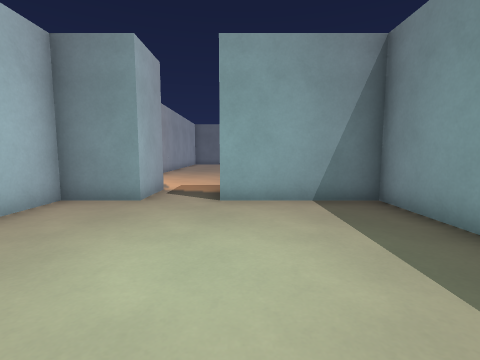
View 1 (above)

16 first-person views from a walk through a Godot game level. The camera is 1.2 m above the floor, tilts 6° down and sees 85° across. The floor is counted in squares, 1 m on a side. Each view is taken from the middle of a square. On the plan, view 1 faces up. The plan holds only what a view shows up to about 12 squares ahead; the rest is blank. The place goes on beyond the plan. Surface patterns are stand-ins for the level's own textures.

View 2
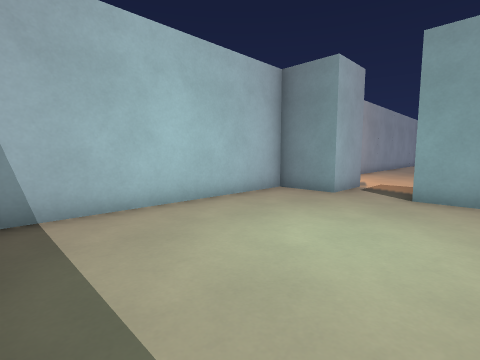

View 3
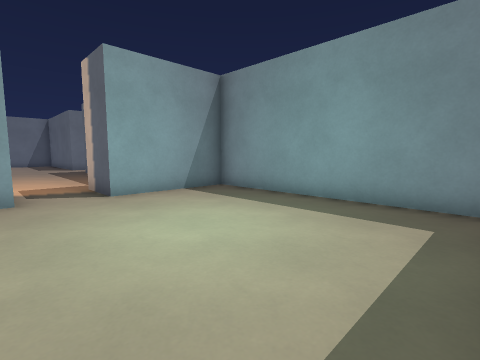

View 4
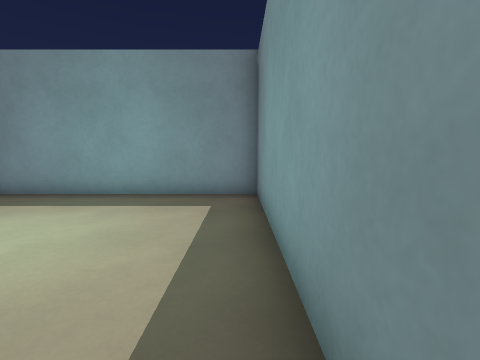

View 5
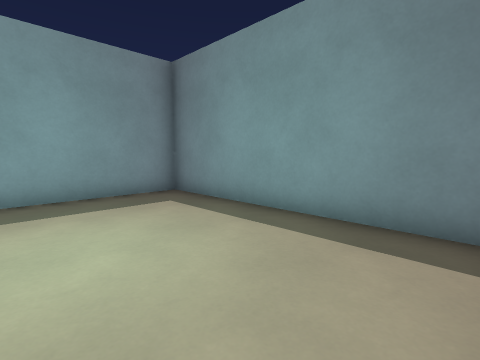

View 6
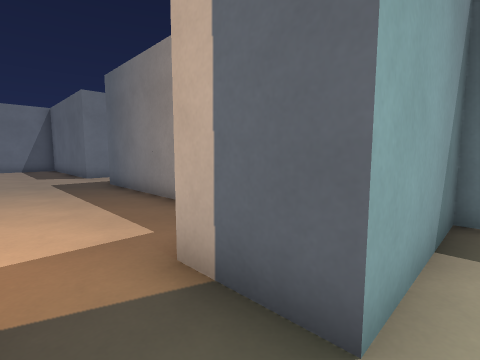

View 7
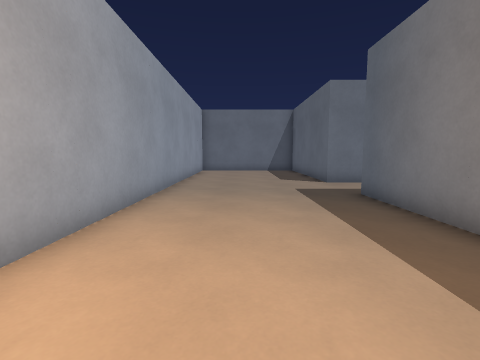

View 8
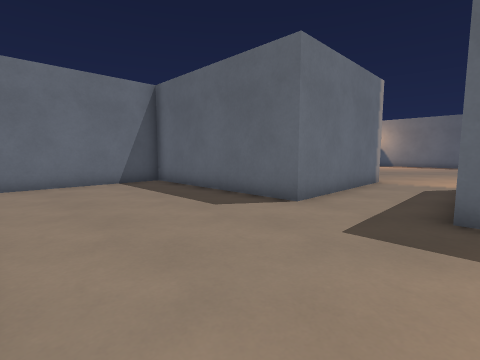

View 9
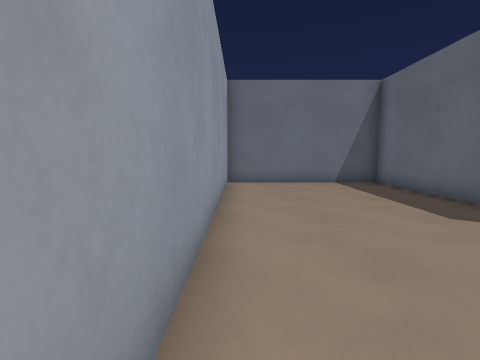

View 10
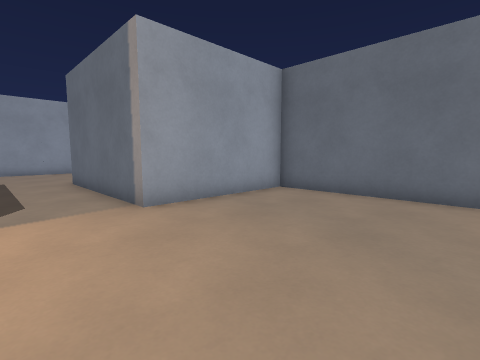

View 11
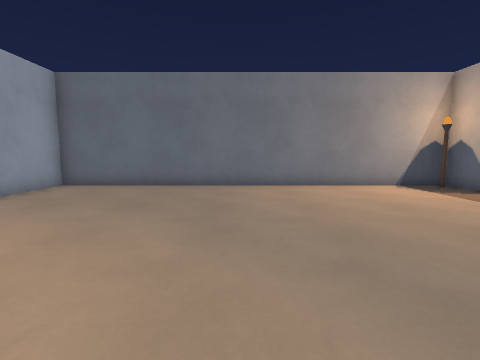

View 12
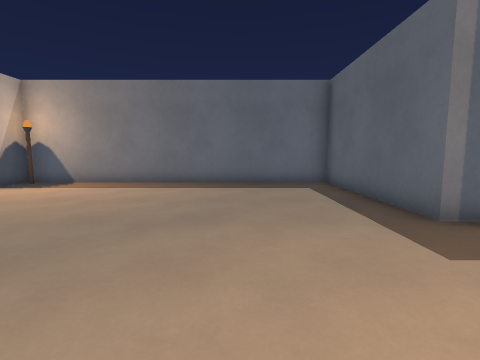

View 13
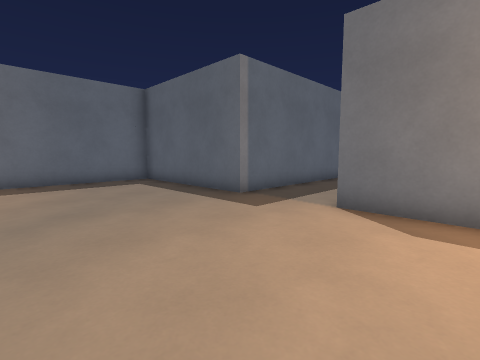

View 14
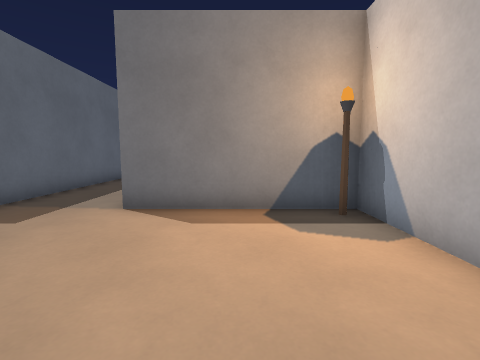

View 15
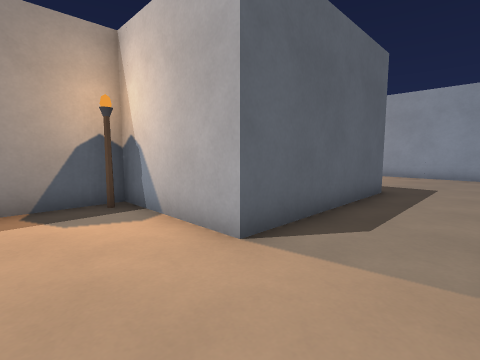

View 16
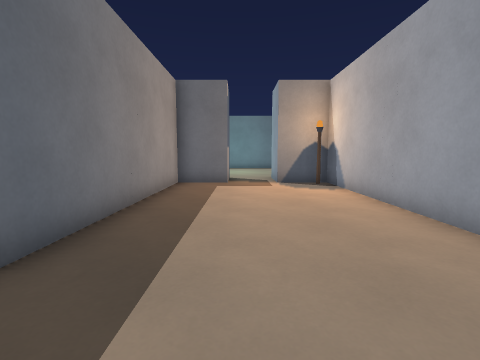

### Floor plan
Ten units are one square. View 1 is at (0, 0); x grows to the right and y downward. Boxes are objects, and circles mark ways between rooms. Rooms are numbered by the first view taken in them; rooms with no view inside come last. Other rooms are left out.
<svg viewBox="-50 -270 270 290">
<path fill="none" stroke="#000" d="M-39 15 35 15 35 -65 -5 -65 -5 -85M-25 -85 -25 -65 -45 -65 -45 9M155 -125 215 -125 215 -245 75 -245 75 -195 15 -195 15 -265 -45 -265 -45 -85 -25 -85M-5 -85 15 -85 15 -165 75 -165 75 -125 125 -125"/>
<rect x="-45" y="-95" width="10" height="10" fill="#bbb"><title>torch</title></rect>
<rect x="75" y="-135" width="10" height="10" fill="#bbb"><title>torch</title></rect>
<rect x="205" y="-245" width="10" height="10" fill="#bbb"><title>torch</title></rect>
<circle cx="-15" cy="-75" r="3" fill="#2a7"/>
<text x="-10" y="-30">1</text>
<text x="80" y="-180">2</text>
</svg>
Room 1 opens to room 2.

Where each view was taken, in squares from view 1:
view 1: 0 up, 0 right, facing up
view 2: 1 down, 1 right, facing up-left
view 3: 1 down, 3 left, facing up-right
view 4: 1 down, 4 left, facing right
view 5: 3 up, 4 left, facing down-right
view 6: 6 up, 2 left, facing up-right
view 7: 9 up, 2 left, facing up
view 8: 16 up, 4 left, facing up-right
view 9: 16 up, 4 left, facing up
view 10: 17 up, 13 right, facing up-left
view 11: 15 up, 14 right, facing up
view 12: 16 up, 11 right, facing right
view 13: 18 up, 10 right, facing down-right
view 14: 18 up, 10 right, facing down
view 15: 19 up, 10 right, facing down-left
view 16: 19 up, 1 left, facing down
